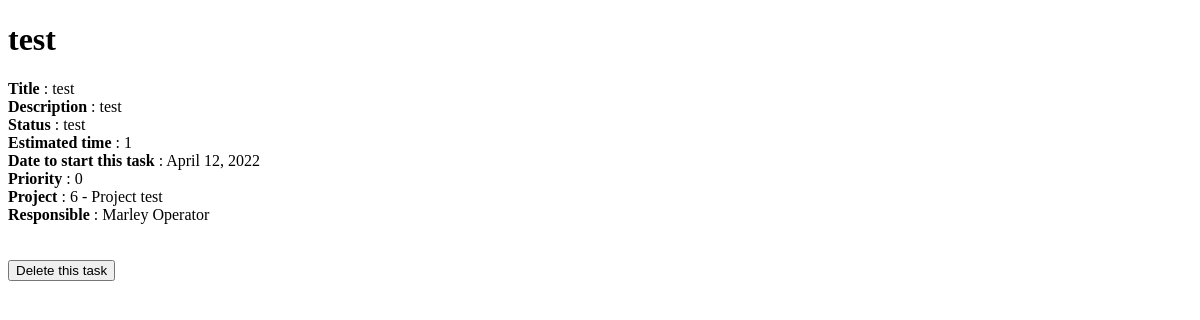
Page /task/get/4 on the earlier database version.
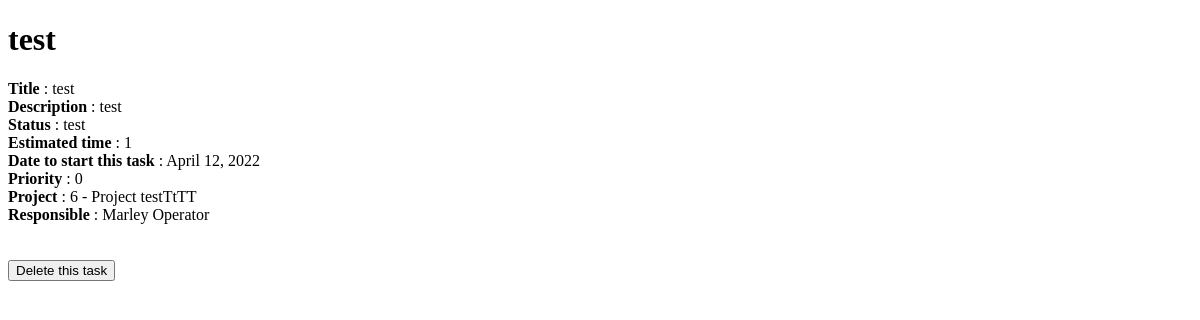
Same page on the later database version.
### GestionnaireProjet/models.py (models this page shows)
class Task(models.Model):
    title = models.CharField(max_length=100)
    description = models.CharField(max_length=255)
    status = models.CharField(max_length=50)
    estimatedTime = models.IntegerField(default=1)
    startDate = models.DateField(default=django.utils.timezone.now)
    priority = models.IntegerField(default=0)
    project = models.ForeignKey(Project, on_delete=models.CASCADE)
    responsible = models.ForeignKey(Operator, on_delete=models.CASCADE)

class Project(models.Model):
    title = models.CharField(max_length=100)
    deliveryDate = models.DateField(default=django.utils.timezone.now)
    creationDate = models.DateField(default=django.utils.timezone.now)
    status = models.CharField(max_length=50)
    responsible = models.ForeignKey(ProjectManager, on_delete=models.CASCADE)
    def __str__(self):
        return f"{self.id} - {self.title}"

class Employee(models.Model):  # class abstraite
    lastName = models.CharField(max_length=255)
    firstName = models.CharField(max_length=255)
    status = models.CharField(max_length=50)
    class Meta:
        abstract = True
    def __str__(self):
        return self.firstName + ' ' + self.lastName

class Operator(Employee):  # hérite de Employee
    pass

### GestionnaireProjet/views.py (the view)
# urls.py: path('task/get/<int:id>', getATask),
def getATask(request, id):
    task = Task.objects.get(id=id)
    return render(request, 'task.html', {'task': task})

### templates/task.html (shortened to what this page needs)
<!DOCTYPE html>
<html lang="en">
<head>
</head>
<body>
    <h1>{{ task.title }}</h1>
    <b>Title</b> : {{ task.title }}
    <br />
    <b>Description</b> : {{ task.description }}
    <br />
    <b>Status</b> : {{ task.status }}
    <br />
    <b>Estimated time</b> : {{ task.estimatedTime }}
    <br />
    <b>Date to start this task</b> : {{ task.startDate }}
    <br />
    <b>Priority</b> : {{ task.priority }}
    <br />
    <b>Project</b> : {{ task.project }}
    <br />
    <b>Responsible</b> : {{ task.responsible }}
    <br />
    <br /><br />
    <a href="/task/delete/{{ task.id }}" onclick="return confirm('Are you sure you would like to delete this task ?');">
        <button>Delete this task</button>
    </a>
</body>
</html>

Differences in the rows shown:
changed through a linked row, Task "test": project "6 - Project test" → "6 - Project testTtTT"
